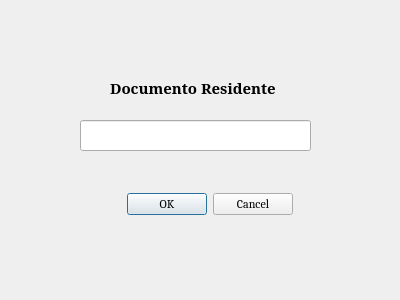
<?xml version="1.0" encoding="UTF-8"?>
<ui version="4.0">
 <class>Dialog</class>
 <widget class="QDialog" name="Dialog">
  <property name="geometry">
   <rect>
    <x>0</x>
    <y>0</y>
    <width>400</width>
    <height>300</height>
   </rect>
  </property>
  <property name="windowTitle">
   <string>Dialog</string>
  </property>
  <widget class="QLineEdit" name="busc_mod">
   <property name="geometry">
    <rect>
     <x>80</x>
     <y>120</y>
     <width>231</width>
     <height>31</height>
    </rect>
   </property>
  </widget>
  <widget class="QLabel" name="label">
   <property name="geometry">
    <rect>
     <x>110</x>
     <y>80</y>
     <width>171</width>
     <height>16</height>
    </rect>
   </property>
   <property name="font">
    <font>
     <family>Garamond</family>
     <pointsize>11</pointsize>
     <weight>75</weight>
     <bold>true</bold>
    </font>
   </property>
   <property name="text">
    <string>Documento Residente</string>
   </property>
  </widget>
  <widget class="QDialogButtonBox" name="botonmod_admin">
   <property name="geometry">
    <rect>
     <x>100</x>
     <y>190</y>
     <width>193</width>
     <height>28</height>
    </rect>
   </property>
   <property name="font">
    <font>
     <family>Cambria</family>
    </font>
   </property>
   <property name="standardButtons">
    <set>QDialogButtonBox::Cancel|QDialogButtonBox::Ok</set>
   </property>
  </widget>
 </widget>
 <resources/>
 <connections/>
</ui>
